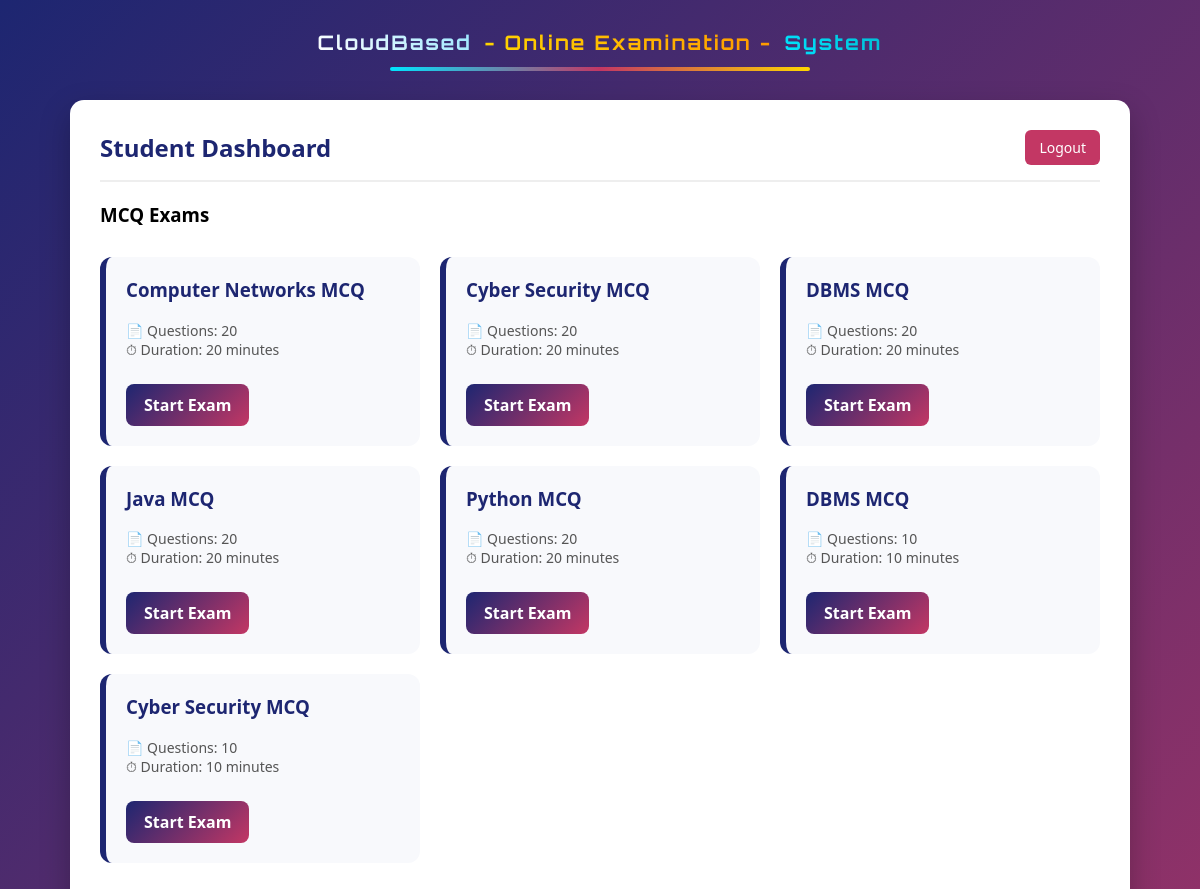
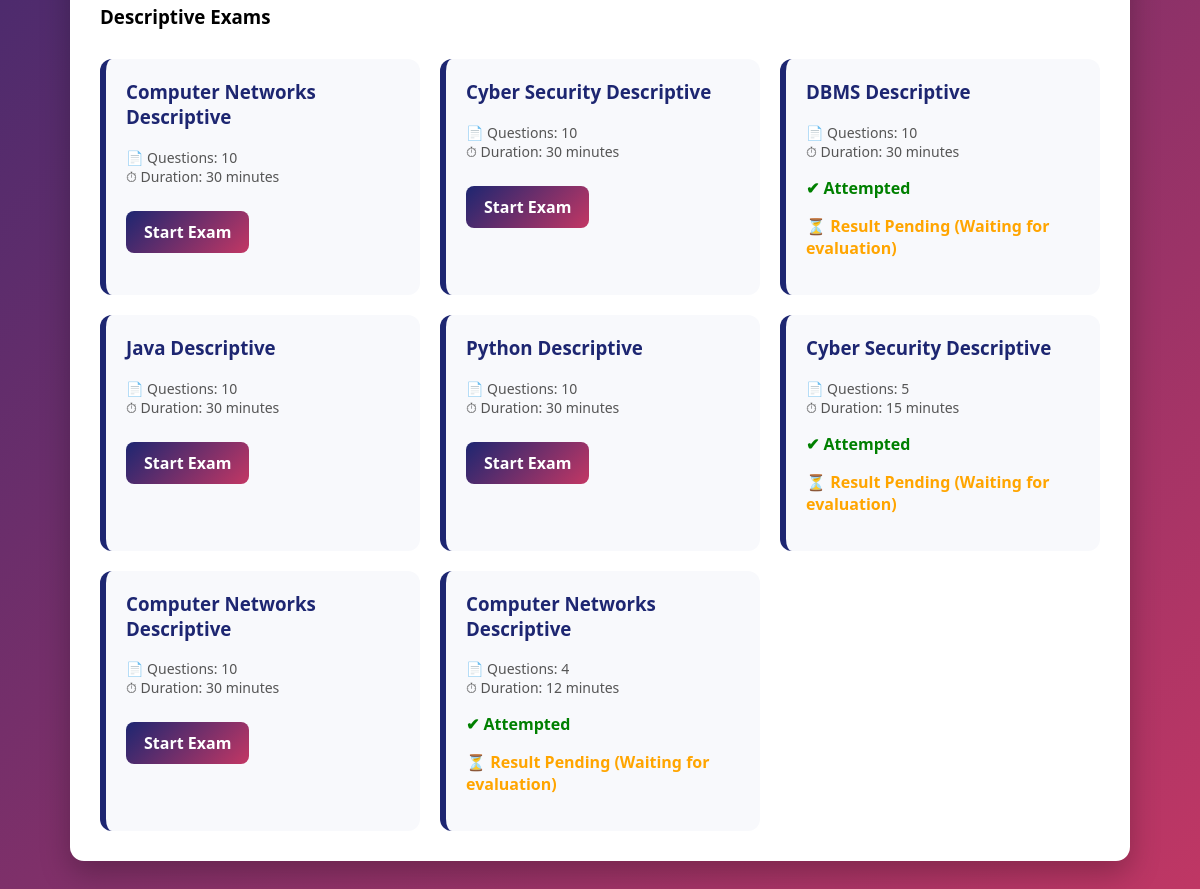
Page /student/ (signed in) on the committed database (2 pictures, top to bottom).
### exam/models.py (models this page shows, shortened)
class Exam(models.Model):
    MCQ = 'MCQ'
    DESCRIPTIVE = 'DESCRIPTIVE'
    EXAM_TYPES = [
        (MCQ, 'MCQ'),
        (DESCRIPTIVE, 'Descriptive'),
    ]
    domain = models.ForeignKey(Domain, on_delete=models.CASCADE)
    total_questions = models.IntegerField()
    duration = models.IntegerField(help_text="Duration in minutes")
    exam_type = models.CharField(
        max_length=20,
        choices=EXAM_TYPES,
        default=MCQ
    )

class Domain(models.Model):
    name = models.CharField(max_length=100, unique=True)

### exam/views.py (the view)
# urls.py: path('student/', student_dashboard, name='student_dashboard'),
@login_required
def student_dashboard(request):
    if not hasattr(request.user, 'profile') or request.user.profile.role != 'student':
        return redirect('examiner_dashboard')
    mcq_exams = Exam.objects.filter(exam_type=Exam.MCQ)
    descriptive_exams = Exam.objects.filter(exam_type=Exam.DESCRIPTIVE)
    attempted_exam_ids = Result.objects.filter(user=request.user).values_list('exam_id', flat=True)
    results = Result.objects.filter(user=request.user).select_related('exam', 'exam__domain')
    result_map = {r.exam.id: r for r in results}
    return render(request, 'exam/student_dashboard.html', {
        'mcq_exams': mcq_exams,
        'descriptive_exams': descriptive_exams,
        'attempted_exam_ids': attempted_exam_ids,
        'result_map': result_map
    })

### exam/templatetags/custom_tags.py (called while the page is built)
@register.filter
def get_item(dictionary, key):
    return dictionary.get(key)

### exam/templates/exam/student_dashboard.html (shortened to what this page needs)
{% load custom_tags %}
<!DOCTYPE html>
<html lang="en">
<head>
</head>
<body>
    <div class="title-banner">
        <span class="title-exam">
        </span>
        <span class="title-smart">
        </span>
        <span class="title-cloud">
        </span>
        <div class="title-underline"></div>
    </div>
    <div class="dashboard-container">
        <div class="dashboard-header">
            <h2>Student Dashboard</h2>
            <a href="{% url 'login' %}" class="logout-btn">Logout</a>
        </div>
        <h3 style="margin-top:20px;">MCQ Exams</h3>
        {% if mcq_exams %}
            <div class="exam-list">
                {% for exam in mcq_exams %}
                    <div class="exam-card">
                        <h3>{{ exam.domain.name }} MCQ</h3>
                        <div class="exam-info">
                            📄 Questions: {{ exam.total_questions }} <br>
                            ⏱ Duration: {{ exam.duration }} minutes
                        </div>
                        {% if exam.id in attempted_exam_ids %}
                            <p style="color: green; font-weight: bold;">
                                ✔ Attempted
                            </p>
                        {% with result=result_map|get_item:exam.id %}
                            {% if result %}
                                <p style="color:#1d2671; font-weight:bold;">
                                    Score: {{ result.score }} / {{ result.total_questions }}
                                </p>
                            {% endif %}
                        {% endwith %}
                        {% else %}
                            <a href="{% url 'start_exam' exam.id %}" class="start-btn">
                                Start Exam
                            </a>
                        {% endif %}
                    </div>
                {% endfor %}
            </div>
        {% else %}
            <div class="no-exam">
                🚫 No MCQ exams available.
            </div>
        {% endif %}
        <h3 style="margin-top:30px;">Descriptive Exams</h3>
        {% if descriptive_exams %}
            <div class="exam-list">
                {% for exam in descriptive_exams %}
                    <div class="exam-card">
                        <h3>{{ exam.domain.name }} Descriptive</h3>
                        <div class="exam-info">
                            📄 Questions: {{ exam.total_questions }} <br>
                            ⏱ Duration: {{ exam.duration }} minutes
                        </div>
                        {% if exam.id in attempted_exam_ids %}
                            <p style="color: green; font-weight: bold;">
                                ✔ Attempted
                            </p>
                            {% with result=result_map|get_item:exam.id %}
                                {% if result %}
                                    {% if result.score > 0 %}
                                        <p style="color:#1d2671; font-weight:bold;">
                                            Score: {{ result.score }} / {{ result.total_questions }}
                                        </p>
                                    {% else %}
                                        <p style="color: orange; font-weight: bold;">
                                            ⏳ Result Pending (Waiting for evaluation)
                                        </p>
                                    {% endif %}
                                {% endif %}
                            {% endwith %}
                        {% else %}
                            <a href="{% url 'start_descriptive_exam' exam.id %}" class="start-btn">
                                Start Exam
                            </a>
                        {% endif %}
                    </div>
                {% endfor %}
            </div>
        {% else %}
            <div class="no-exam">
                🚫 No descriptive exams available.
            </div>
        {% endif %}
    </div>
</body>
</html>

### exam/templates/exam/student_dashboard.html (style rules this page uses)
body { margin: 0; padding: 0; font-family: "Segoe UI", Tahoma, sans-serif; background: linear-gradient(135deg, #1d2671, #c33764); min-height: 100vh; }
.dashboard-container { max-width: 1000px; margin: 100px auto; padding: 30px; background: #ffffff; border-radius: 14px; box-shadow: 0 12px 30px rgba(0,0,0,0.25); }
.dashboard-header { display: flex; justify-content: space-between; align-items: center; border-bottom: 2px solid #eee; padding-bottom: 15px; }
.dashboard-header h2 { margin: 0; color: #1d2671; }
.logout-btn { padding: 8px 14px; background: #c33764; color: #fff; text-decoration: none; border-radius: 6px; font-size: 14px; }
.exam-list { margin-top: 30px; display: grid; grid-template-columns: repeat(auto-fit, minmax(280px, 1fr)); gap: 20px; }
.exam-card { background: #f8f9fc; padding: 20px; border-radius: 12px; border-left: 6px solid #1d2671; transition: 0.3s; }
.exam-card h3 { margin-top: 0; color: #1d2671; }
.exam-info { font-size: 14px; color: #555; margin: 10px 0; }
.start-btn { display: inline-block; margin-top: 15px; padding: 10px 18px; background: linear-gradient(135deg, #1d2671, #c33764); color: #fff; text-decoration: none; border-radius: 8px; font-weight: bold; transition: 0.3s; }
.title-banner { position:absolute; top:30px; width:100%; text-align:center; font-family:'Orbitron', sans-serif; }
.title-banner span { display:inline-block; font-size:20px; font-weight:700; letter-spacing:2px; opacity:0; }
.title-exam { background: linear-gradient(45deg,#ffffff,#9be7ff); -webkit-background-clip:text; background-clip:text; color:transparent; animation: slideLeft 1.2s ease forwards; }
.title-smart { background: linear-gradient(45deg,#ffd700,#ff9800); -webkit-background-clip:text; background-clip:text; color:transparent; margin:0 8px; animation: slideTop 1.2s ease forwards; }
.title-cloud { background: linear-gradient(45deg,#00e5ff,#00bcd4); -webkit-background-clip:text; background-clip:text; color:transparent; animation: slideRight 1.2s ease forwards; }
.title-underline { width:0; height:4px; margin:12px auto; background:linear-gradient(90deg,#00e5ff,#c33764,#ffd700); border-radius:10px; animation: underlineGrow 1.6s ease forwards; }

### rows in the picture
Exam: domain.name "Computer Networks", total_questions "20", duration "20", shows "Start Exam"
Exam: domain.name "Cyber Security", total_questions "20", duration "20", shows "Start Exam"
Exam: domain.name "DBMS", total_questions "20", duration "20", shows "Start Exam"
Exam: domain.name "Java", total_questions "20", duration "20", shows "Start Exam"
Exam: domain.name "Python", total_questions "20", duration "20", shows "Start Exam"
Exam: domain.name "DBMS", total_questions "10", duration "10", shows "Start Exam"
Exam: domain.name "Cyber Security", total_questions "10", duration "10", shows "Start Exam"
Exam: domain.name "Computer Networks", total_questions "10", duration "30", shows "Start Exam"
Exam: domain.name "Cyber Security", total_questions "10", duration "30", shows "Start Exam"
Exam: domain.name "DBMS", total_questions "10", duration "30", shows "✔ Attempted", shows "⏳ Result Pending (Waiting for evaluation)"
Exam: domain.name "Java", total_questions "10", duration "30", shows "Start Exam"
Exam: domain.name "Python", total_questions "10", duration "30", shows "Start Exam"
Exam: domain.name "Cyber Security", total_questions "5", duration "15", shows "✔ Attempted", shows "⏳ Result Pending (Waiting for evaluation)"
Exam: domain.name "Computer Networks", total_questions "10", duration "30", shows "Start Exam"
Exam: domain.name "Computer Networks", total_questions "4", duration "12", shows "✔ Attempted", shows "⏳ Result Pending (Waiting for evaluation)"
